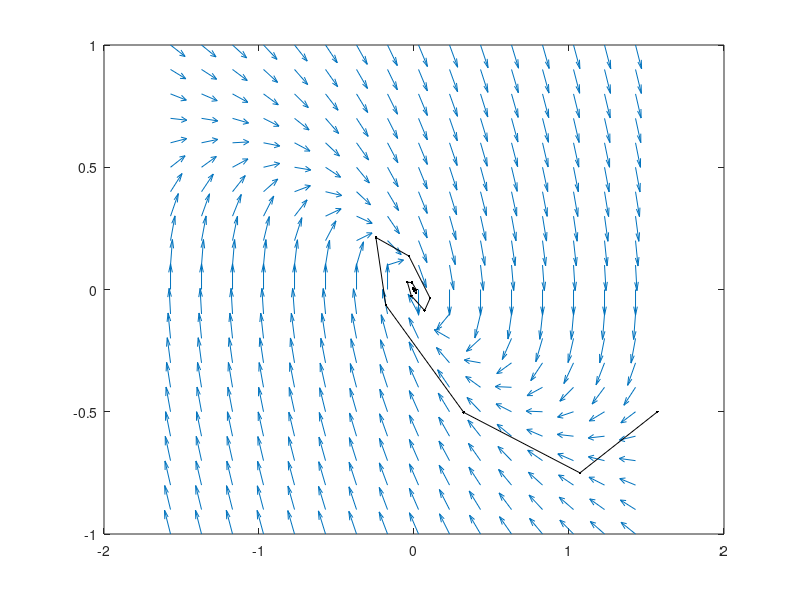
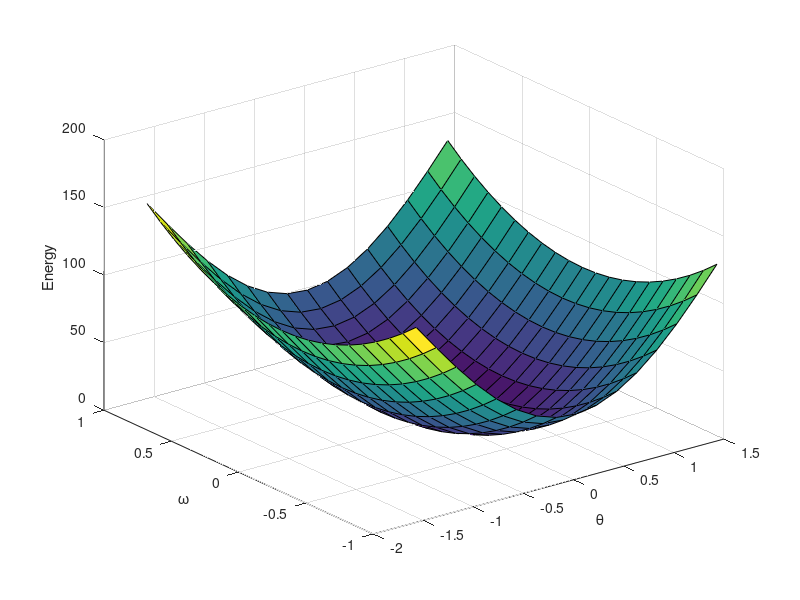
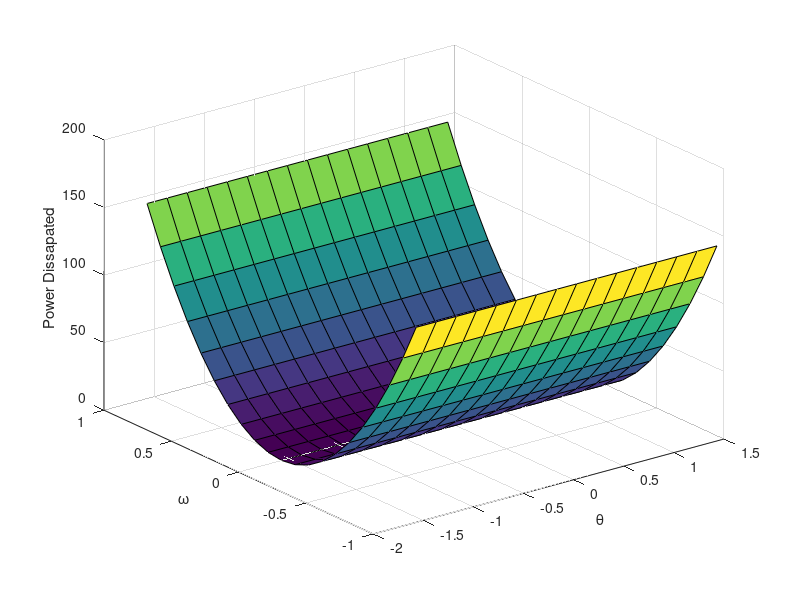

These charts were generated, in order, by the following MATLAB code:
clear; close all; clc;

g = 9.81; %m/s^2
L = 9.81; %m
b = 1.5; %damping
m = 1; %kg

thetaDot = @(theta, omega) omega;
omegaDot = @(theta, omega) -g/L*sin(theta) - b*omega;
energy = @(theta, omega) m*g*L*(1-cos(theta)) + 1/2*m*L^2*omega.^2;
energyDot = @(theta, omega) -b*m*L^2*omega.^2;

[th, om] = meshgrid(-1/2*pi:.2:1/2*pi, -1:.1:1);

u = thetaDot(th, om); v = omegaDot(th, om);
L = sqrt(u.^2 + v.^2);

figure(1);
quiver(th, om, u./L, v./L, 0.5)
hold on
thi = pi/2; omi = -0.5;
t = 0:0.000000001:0.00000008;
for i = 1:length(t)-1
    thi(i+1) = thi(i) + thetaDot(thi(i), omi(i));
    omi(i+1) = omi(i) + omegaDot(thi(i), omi(i));
end
plot(thi, omi, '.-k')

hold off


figure(2)
E = energy(th, om);
surf(th, om, E)
hold on
%plot3(thi, omi, energy(thi, omi), '-k');
hold off;
xlabel('\theta');
ylabel('\omega');
zlabel('Energy');

figure(3)
Pout = -energyDot(th, om);
surf(th, om, Pout)
xlabel('\theta');
ylabel('\omega');
zlabel('Power Dissapated');